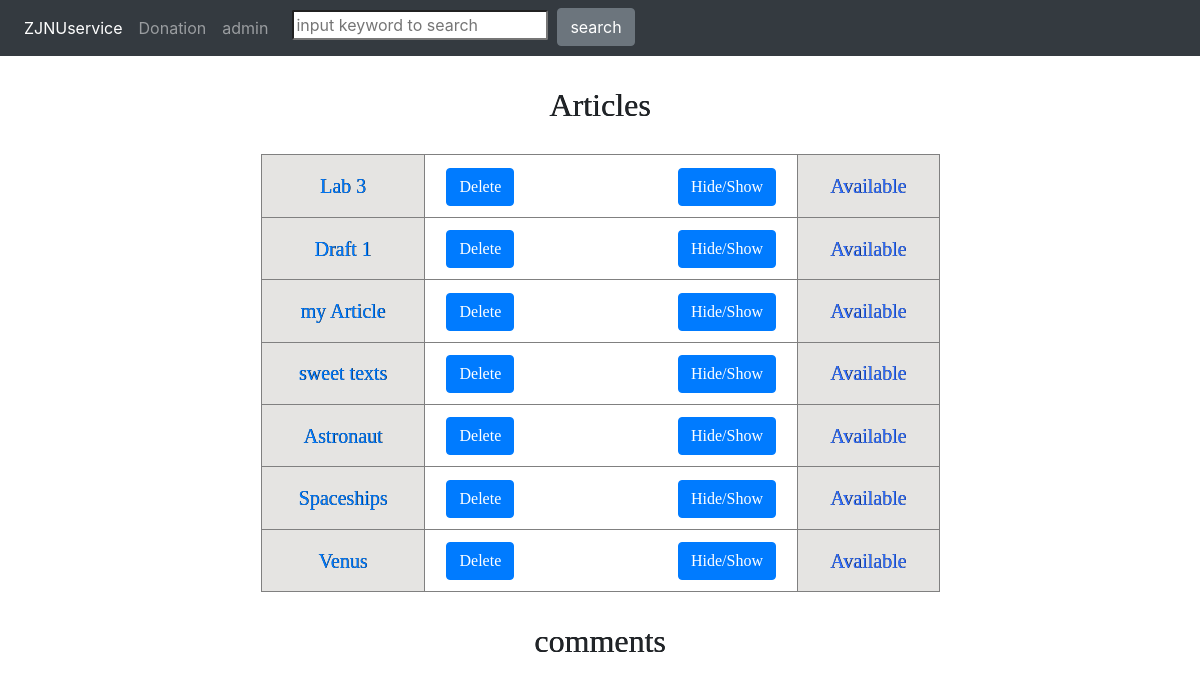
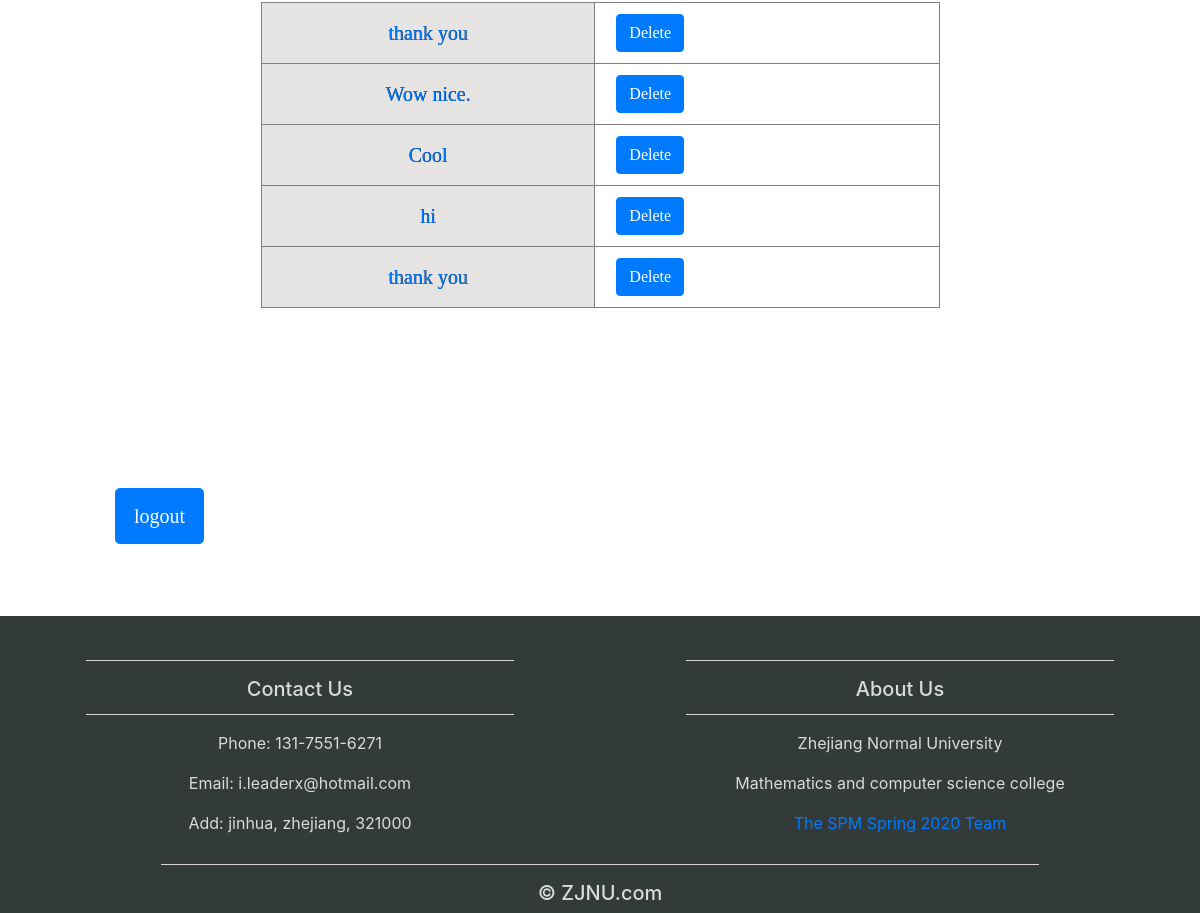
Before: /admin (signed in) with the older database file (2 pictures, top to bottom).
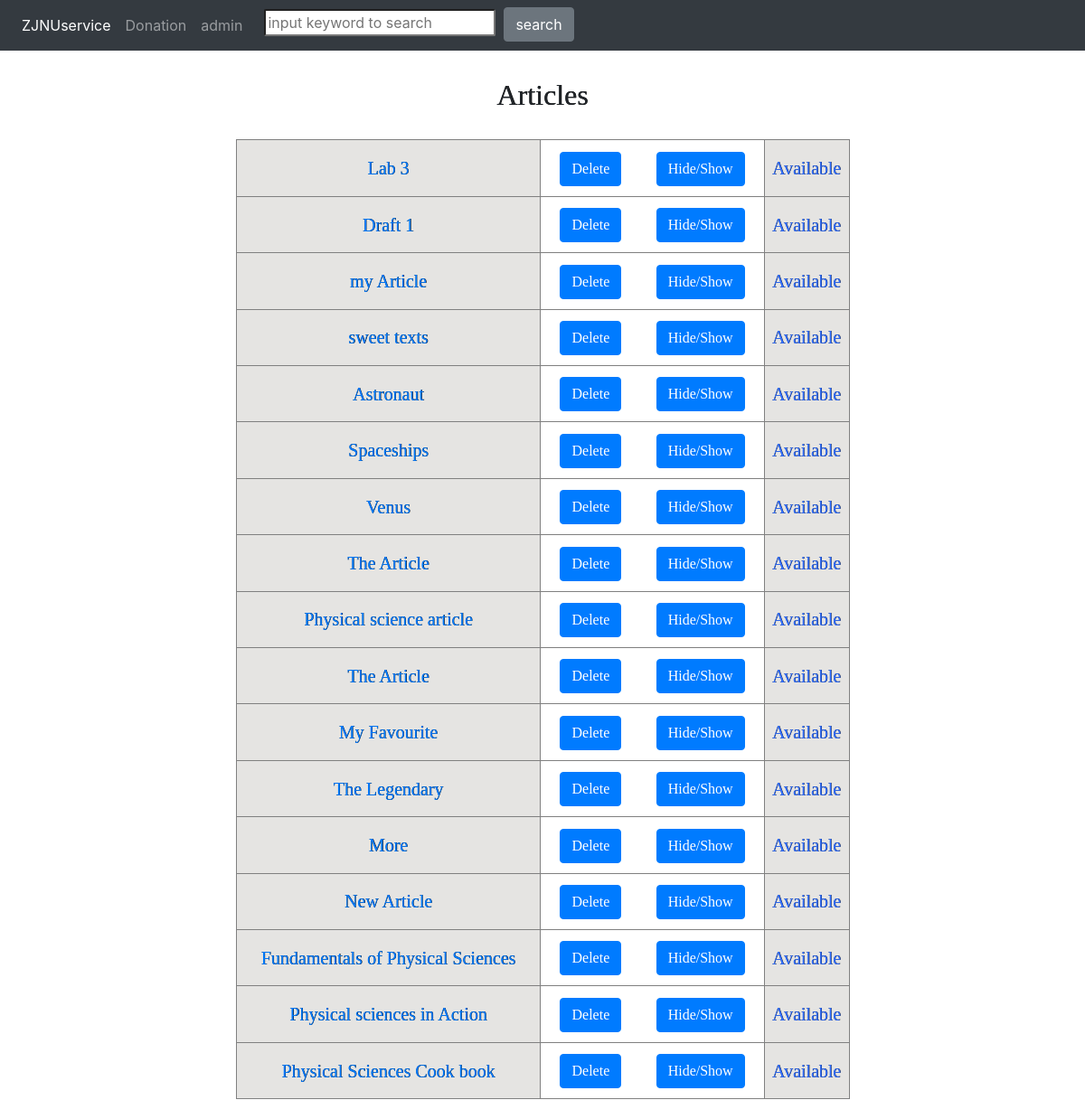
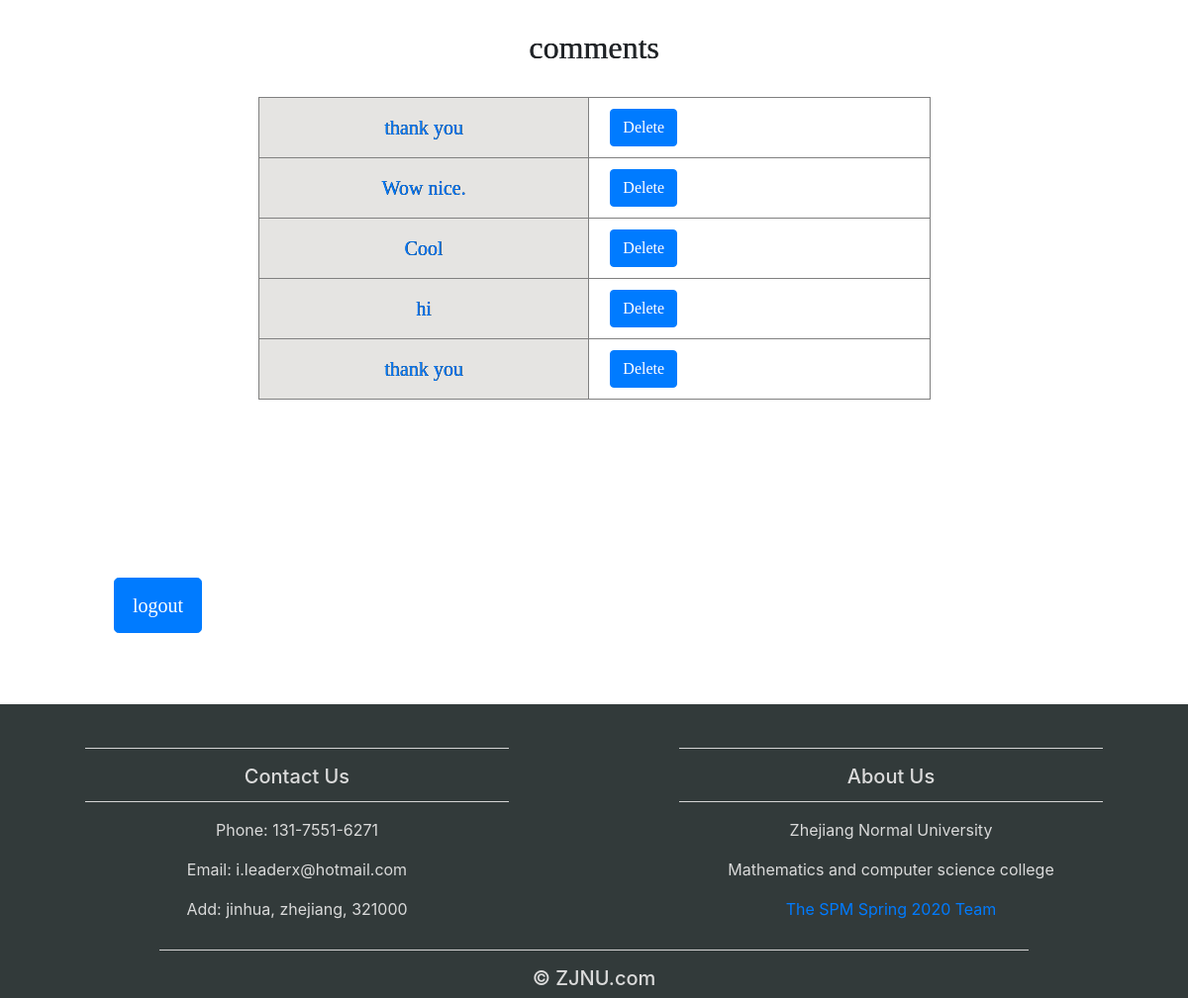
After: the same page with the newer database file (2 pictures, top to bottom).
### service.py (models this page shows)
class Article(db.Model):
    __tablename__ = 'articles'
    id = db.Column(db.Integer, primary_key=True)
    author_id = db.Column(db.Integer, db.ForeignKey('authors.id'))
    subject_id = db.Column(db.Integer, db.ForeignKey('subjects.id'))
    title = db.Column(db.Text)
    abstract = db.Column(db.Text)
    highlight = db.Column(db.Text)
    time = db.Column(db.DateTime)
    visit = db.Column(db.Integer)
    upvote = db.Column(db.Integer)
    downvote = db.Column(db.Integer)
    metric = db.Column(db.Float, default=0)
    fpath = db.Column(db.String)
    status = db.Column(db.Integer, default=1)
    comments = db.relationship('Comment', backref='article', cascade='all,delete-orphan')

class Comment(db.Model):
    __tablename__ = 'comments'
    id = db.Column(db.Integer, primary_key=True)
    author_id = db.Column(db.Integer, db.ForeignKey('authors.id'))
    article_id = db.Column(db.Integer, db.ForeignKey('articles.id'))
    body = db.Column(db.Text)
    upvote = db.Column(db.Integer)
    downvote = db.Column(db.Integer)
    time = db.Column(db.DateTime)

### service.py (the view)
@app.route('/admin')
def admin():
    if not session.get('logged_in'):
        return render_template('login.html')
    else:
        articles = Article.query.all()
        comments = Comment.query.all()
        return render_template('admin.html',articles=articles,comments=comments)

### service.py (called while the page is built, shortened)
@app.before_request
def before_request():
    ip = IP
    session['ip'] = ip
    visitor = Visitor.query.filter_by(ip=ip).first()
    if visitor is None:
        visitor = Visitor(ip=ip)
        db.session.add(visitor)
    else:
        if Visitor.query.filter_by(ip=ip).first().is_banned:
            print('you have beenn banned')
            return render_template('error.html', message='you have beenn banned')

### templates/admin.html (shortened to what this page needs)
<!DOCTYPE html>
<html lang="en">
{% extends "template.html" %}
{% block content %}
    {% if session['logged_in'] %}
    <table id="articles" border="1" align="center" style="width: 70%; margin-top:30px;">
            <h2 style="margin-top:30px;" align="center">Articles</h2>
            {% for article in articles %}
        <tr>
            <td class="text" align="center" bgcolor="#E5E4E2">
                    <a href="/article/{{ article.id }}">{{ article.title }}</a>
            </td>
            <td>
                <a style="float:left; margin-left: 20px; margin-top: 10px; margin-bottom: 10px;" href="/deletea/{{article.id}}"><button class="btn btn-primary">Delete</button></a>
                <a style="float:right; margin-right: 20px; margin-top: 10px; margin-bottom: 10px;" href="/article_is_hidden/{{ article.id }}"><button class="btn btn-primary">Hide/Show</button></a>
            </td>
            {% if article.status == 0 %}
            <td style="color: #306eff;" bgcolor="#E5E4E2" align="center">Hidden</td>
            {% elif article.status == 1 %}
            <td style="color: #306eff;" bgcolor="#E5E4E2" align="center">Available</td>
            {% endif %}
        </tr>
            {% endfor %}
    </table>
    <table id="comments" border="1" align="center" style="width: 70%; margin-top:30px;">
            <h2 style="margin-top:30px;" align="center">comments</h2>
            {% for comment in comments %}
        <tr>
            <td bgcolor="#E5E4E2" align="center">
                    <a href="/article/{{ comment.article_id }}">{{ comment.body }}</a>
            </td>
            <td>
                <a href="/deletec/{{comment.id}}"><button style="margin-left: 20px; margin-top: 10px; margin-bottom: 10px;" class="btn btn-primary">Delete</button></a>
            </td>
        </tr>
            {% endfor %}
    </table>
    <a href="/logout"><button style="padding:12px 18px 12px;" class="btn btn-primary btn-lg">logout</button></a>
    {% endif %}
{% endblock %}

### templates/template.html (shortened to what this page needs)
<!DOCTYPE html>
<html lang="en">
<head>
        <link rel="stylesheet" href="https://cdn.staticfile.org/twitter-bootstrap/4.1.0/css/bootstrap.min.css">
</head>
<body>
    <nav class="navbar navbar-expand-sm bg-dark navbar-dark">
      <ul class="navbar-nav">
        <li class="nav-item active">
          <a class="nav-link" href="/">ZJNUservice</a>
        </li>
        <li class="nav-item">
          <a class="nav-link" href="/donation">Donation</a>
               </li>
        <li class="nav-item">
          <a class="nav-link" href="/admin">admin</a>
        </li>
          <li class="nav-item" style="float:right">
              <form method="get" action="/search">
              <input type="text" name="content" style="border-radius:2px;" placeholder="input keyword to search"/>&nbsp;
              <button class="btn btn-secondary" type="submit">search</button>
              </form>
          </li>
      </ul>
    </nav>
    <div style="font-size: 20px; line-height: 1.8; text-shadow: 0.3px 0.3px black; font-family: Times, serif;" class="col-sm-10 container">
    {% block content %}
    {% endblock %}
    </div>
</body>
 <br>
    <br>
    <br>
<footer>
<div class="container-fluid padding">
	<div class="row text-center">
		<div class="col-md-6">
			<hr class="light">
			<h5>Contact Us</h5>
			<hr class="light">
			<p>Phone: 131-7551-6271</p>
			<p>Email: i.leaderx@hotmail.com</p>
			<p>Add: jinhua, zhejiang, 321000</p>
		</div>
		<div class="col-md-6">
			<hr class="light">
			<h5>About Us</h5>
			<hr class="light">
			<p>Zhejiang Normal University</p>
			<p>Mathematics and computer science college</p>
            <p><a style="text-decoration: none;" href="http://lanlab.org/course/2020s/spm/decide-areas-for-improvement-review.html">The SPM Spring 2020 Team</a></p>
		</div>
		<div class="col-12">
				<hr class="light">
				<h5><a style="text-decoration: none; color:#dadada;" href="http://zjnu.edu.cn/">&copy; ZJNU.com</a></h5>
		</div>
	</div>
</div>
</footer>
</html>

### templates/template.html (style rules this page uses)
footer { background-color: #323a3a; color: #dadada; padding-top: 2rem; }
hr.light { border-top: 1px solid #d5d5d5; width: 75%; margin-top: .8rem; margin-bottom: 1rem; }

Changed rows visible on the page:
added Article: title "The Article", status "Available"
added Article: title "Physical science article", status "Available"
added Article: title "The Article", status "Available"
added Article: title "My Favourite", status "Available"
added Article: title "The Legendary", status "Available"
added Article: title "More", status "Available"
added Article: title "New Article", status "Available"
added Article: title "Fundamentals of Physical Sciences", status "Available"
added Article: title "Physical sciences in Action", status "Available"
added Article: title "Physical Sciences Cook book", status "Available"
